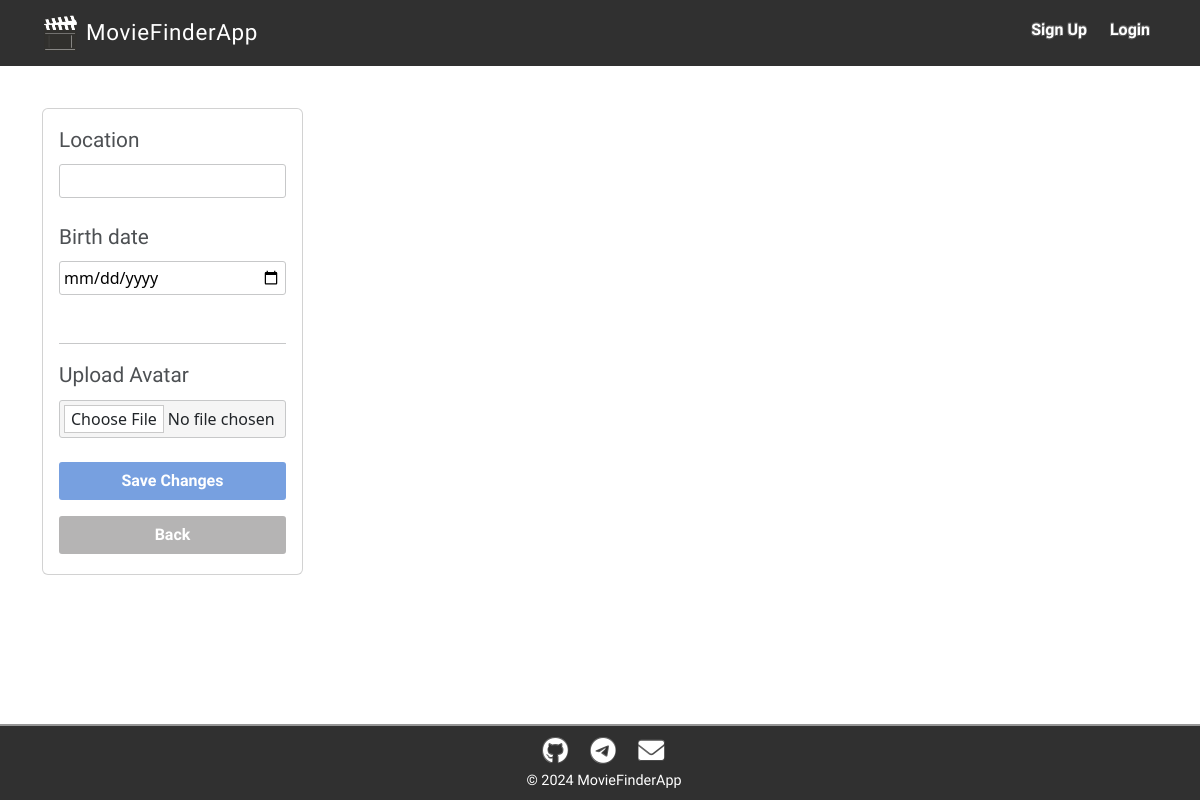
Page /accounts/profile/edit/ (signed in) on the earlier database version.
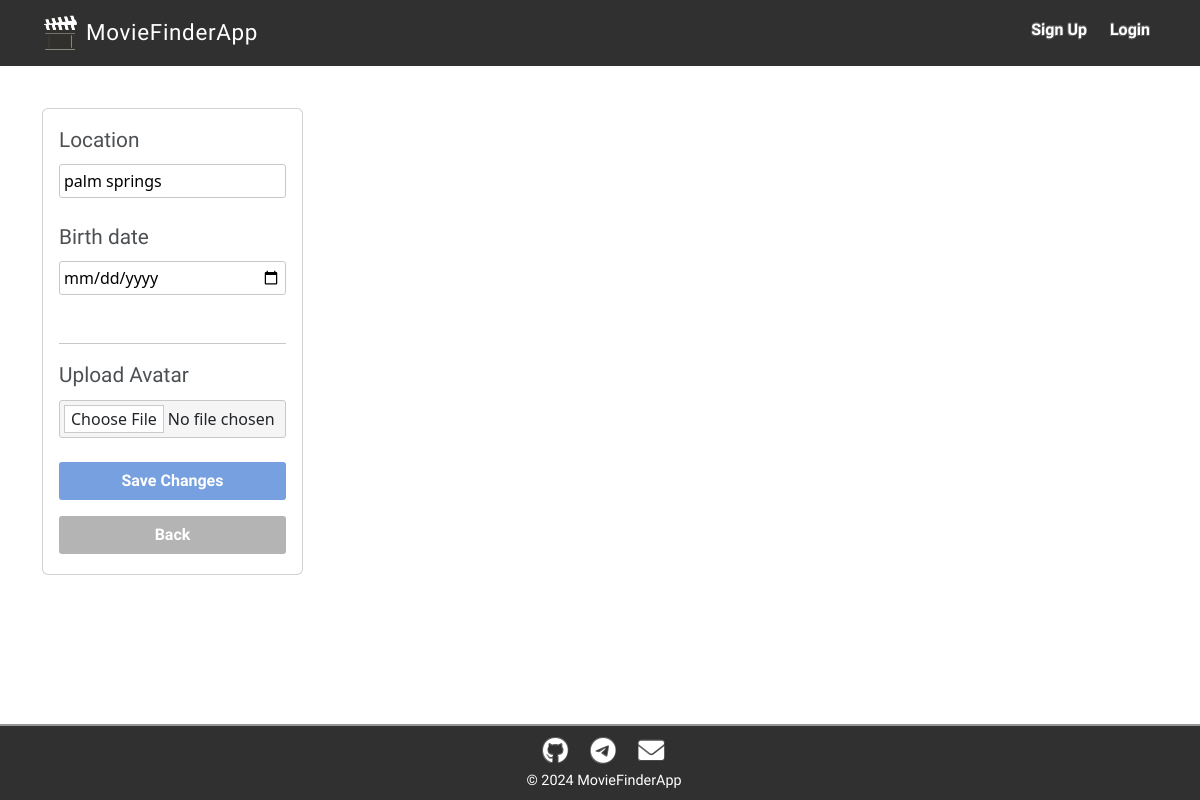
Same page on the later database version.
### accounts/models.py (models this page shows, shortened)
class UserProfile(models.Model):
    user = models.OneToOneField(CustomUser, on_delete=models.CASCADE, related_name='profile')
    avatar = models.ImageField(upload_to='avatars/', blank=True, null=True)
    birth_date = models.DateField(blank=True, null=True)
    location = models.CharField(max_length=100, blank=True, null=True)

### accounts/views.py (the view)
# urls.py: path('profile/edit/', views.edit_profile, name='edit_profile'),
@login_required
def edit_profile(request):
    user_profile, created = UserProfile.objects.get_or_create(user=request.user)
    if request.method == 'POST':
        form = UserProfileForm(request.POST, request.FILES, instance=user_profile)
        if form.is_valid():
            form.save()
            return redirect('accounts:profile')
    else:
        form = UserProfileForm(instance=user_profile)
    return render(request, 'accounts/edit_profile.html', {'form': form})

### accounts/forms.py
class UserProfileForm(forms.ModelForm):
    avatar = forms.ImageField(required=False, label='Upload Avatar')
    birth_date = forms.DateField(required=False, widget=forms.TextInput(attrs={'type': 'date'}))
    location = forms.CharField(required=False, max_length=100)
    class Meta:
        model = UserProfile
        fields = ('avatar', 'birth_date', 'location')

### accounts/templates/accounts/edit_profile.html (shortened to what this page needs)
{% extends 'base.html' %}
{% load static %}
{% block content %}
<div class="container mt-5">
    <div class="row justify-content-start">
        <div class="col-md-3">
            <div class="card mb-5 edit-profile-card">
                <div class="card-body edit-card-body">
                    <form method="POST" enctype="multipart/form-data" class="needs-validation" novalidate>
                         <div class="mb-4">
                            <label for="{{ form.location.id_for_label }}" class="form-label">{{ form.location.label }}</label>
                            {{ form.location }}
                        </div>
                        <div class="mb-5">
                            <label for="{{ form.birth_date.id_for_label }}" class="form-label">{{ form.birth_date.label }}</label>
                            {{ form.birth_date }}
                        </div>
                        <hr>
                        <div class="mb-4">
                            <label for="{{ form.avatar.id_for_label }}" class="form-label">{{ form.avatar.label }}</label>
                            {{ form.avatar }}
                        </div>
                        <div class="text-center">
                            <button type="submit" class="btn btn-save w-100 mb-3">Save Changes</button>
                            <a href="{% url 'accounts:profile' %}" class="btn btn-back w-100 mb-1">Back</a>
                        </div>
                    </form>
                </div>
            </div>
        </div>
    </div>
</div>
{% endblock %}

### movies_project/templates/base.html (shortened to what this page needs)
<!DOCTYPE html>
<html lang="en">
{% load static %}
<head>
    <link href="{% static 'vendor/bootstrap/css/bootstrap.min.css' %}" rel="stylesheet">
    <link href="{% static 'css/custom.css' %}" rel="stylesheet">
    <link rel="stylesheet" href="https://cdnjs.cloudflare.com/ajax/libs/font-awesome/6.0.0-beta3/css/all.min.css">
</head>
<body class="{% block body_class %}{% endblock %} d-flex flex-column min-vh-100">
    <header>
        <nav class="navbar-content navbar navbar-expand-lg custom-navbar fixed-top"
            aria-label="Social media navigation">
            <div class="container">
                <a class="d-flex logo-font align-items-center navbar-brand" href="{% url 'movies_project:home' %}">
                    <img src="{% static 'images/logocinema1.png' %}" alt="Logo"
                        style="width: 36px; height: 36px; margin-right: 8px;">
                    <span class="logo-text">MovieFinderApp</span>
                </a>
                <div class="link-fontcollapse navbar-collapse" id="navbarNav">
                    <ul class="navbar-nav ms-auto">
                        <li class="nav-item">
                            <a id="signup-link" class="link-font nav-link" href="{% url 'accounts:signup' %}">
                                Sign Up
                            </a>
                        </li>
                        <li class="nav-item">
                            <a id="login-link" class="link-font nav-link" href="{% url 'accounts:login' %}">
                                Login
                            </a>
                        </li>
                    </ul>
                </div>
            </div>
        </nav>
    </header>
    <main class="flex-grow-1">
        {% block content %}
        {% endblock %}
    </main>
    <footer class="custom-footer text-center py-2 mt-auto">
        <div class="container">
            <nav class="nav justify-content-center m-0" aria-label="Social media navigation">
                <a class="nav-link px-2  p-1" href="https://github.com/MRGiorgiosDev8" target="_blank" title="GitHub"
                    aria-label="GitHub">
                    <i class="fab fa-github github-icon"></i>
                </a>
                <a class="nav-link px-2  p-1" href="https://t.me/mrgiorgio8" target="_blank" title="Telegram"
                    aria-label="Telegram">
                    <i class="fab fa-telegram telegram-icon"></i>
                </a>
                <a class="nav-link px-2 p-1" href="mailto:gerorge.oblivantsev8@gmail.com" target="_blank" title="Gmail"
                    aria-label="Gmail">
                    <i class="fas fa-envelope gmail-icon"></i>
                </a>
            </nav>
            <p class="m-0 ms-2">&copy; 2024 MovieFinderApp</p>
        </div>
    </footer>
</body>
</html>

### movies_project/static/css/custom.css (style rules this page uses)
body { background-color: #ffffff; }
.custom-navbar { z-index: 1050; }
.custom-navbar .logo-font { color: #ffffff; transition: all 0.3s ease-in-out; font-family: "Rowdies", sans-serif; font-weight: 400; font-style: normal; letter-spacing: 0.7px; }
.logo-text { font-size: 1.4rem; }
.custom-footer p { font-weight: 400; color: white; font-family: "Play", sans-serif; font-weight: 400; font-style: normal; font-size: 0.9em; }
.custom-navbar, .custom-footer { background-color: rgb(48, 48, 48); }
.custom-footer { padding-top: 1px; padding-bottom: 1px; border-top: 2px solid rgb(150, 150, 150); }
.custom-footer p { margin-top: 11px; }
.link-font { font-family: "Play", sans-serif; font-weight: bold; font-style: normal; }
main { padding-top: 60px; }
html { scroll-behavior: smooth; }
.custom-footer a { color: #fff; }
.nav-link { color: white !important; text-decoration: none !important; position: relative; padding: 10px 15px; display: inline-block; overflow: hidden; margin-left: 7px; text-shadow: 0.6px 0.6px 0px rgb(73, 73, 73), -0.6px -0.6px 0px rgb(91, 91, 91), 0.6px -0.6px 0px rgb(111, 111, 111), -0.6px 0.6px 0px rgb(116, 116, 116) }
.github-icon, .telegram-icon, .gmail-icon { transition: color 0.3s ease; font-size: 1.6em; color: white; }
.btn-save, .btn-back { font-family: "Play", sans-serif; border-radius: 3px; color: white; font-weight: bold; transition: all ease-in-out 0.3s; }
.btn-save { background-color: #77a0e0; }
.btn-back { background-color: rgba(155, 154, 154, 0.743); color: white; }
.edit-card-body label { font-family: "Play", sans-serif; font-size: 1.3em; padding-right: 6px; opacity: 0.8; }
.edit-card-body input { width: 100%; padding: 4px; border: 1px solid #c7c8c9; border-radius: 3px; }
.edit-card-body input[type="file"] { background-color: whitesmoke; }

Differences in the rows shown:
changed UserProfile: location (not shown) → "palm springs"
